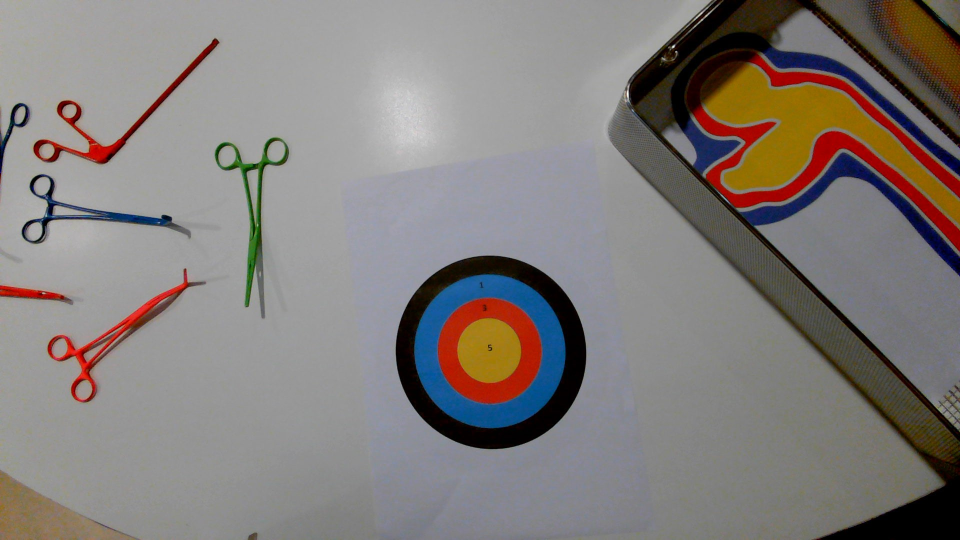
#> input picture Python/Robotica-Vision/Images/bulls-eye.jpg, 1920 x 1080 px (shown at 1/2 size)
$ python find_targets.py
#> lines starting #> are read from the running program, lines starting #| are printed output that depends on the picture; after the words box and inside, x2 and y2 are one past the last pixel; in counts of white or black regions, pixels touching at a corner belong together
### Python/Robotica-Vision/Example code/color_filtering.py
import cv2 as cv
import numpy as np


class Color:
    def __init__(self, name, lower_bound, upper_bound):
        self.name = name
        self.lower_bound = lower_bound
        self.upper_bound = upper_bound

    def get_mask(self, hsv_frame):
        return cv.inRange(hsv_frame, self.lower_bound, self.upper_bound)

    def is_color(self, h, s, v):
        upper = self.upper_bound
        lower = self.lower_bound
        if upper[0] > h > lower[0] and upper[1] > s > lower[1] and upper[2] > v > lower[2]:
            return True
        else:
            return False


# Predefined colors with their HSV ranges
colors = {
    "red": Color("red", np.array([0, 200, 0]), np.array([20, 255, 255])),
    "green": Color("green", np.array([40, 0, 0]), np.array([70, 255, 255])),
    "blue": Color("blue", np.array([90, 50, 50]), np.array([140, 255, 255])),
    "pink": Color("pink", np.array([165, 0, 0]), np.array([180, 255, 255])),
}

# List of primary and intermediate colors
primary_colors = [
    'red', 'green', 'blue', 'pink'
]


# Function to display each color mask in a separate window
# [59 lines left out: functions display_individual_colors, display_all_colors, not called in this run]

# Display individual colors
# display_individual_colors()

# Display all colors in one image
#display_all_colors()

# cv.destroyAllWindows()

### Python/Robotica-Vision/Example code/create_grid_on_frame.py
# create_grid_on_frame.py
import cv2 as cv


# het maken van een grid
def create_grid_on_image(frame, num_cells_width, num_cells_height):
    height, width, _ = frame.shape
    cell_size_width = int(width / num_cells_width)
    cell_size_height = int(height / num_cells_height)
    for i in range(0, num_cells_width):
        cv.line(frame, (i * cell_size_width, 0), (i * cell_size_width, height), (0, 0, 0), 1)
    for i in range(0, num_cells_height):
        cv.line(frame, (0, i * cell_size_height), (width, i * cell_size_height), (0, 0, 0), 1)

    return frame

### Python/Robotica-Vision/Example code/find_targets.py
import cv2 as cv
import numpy as np

from color_filtering import Color
from create_grid_on_frame import create_grid_on_image

width_img = 1080
height_img = 720
location_bullseye_cells = []


# Functie om te controleren of een contour ellipsvormig is
def is_ellipse(contour, min_aspect_ratio=0.5):
    if len(contour) < 5:
        return False, (0, 0)
    ellipse = cv.fitEllipse(contour)
    (x, y), (MA, ma), angle = ellipse
    aspect_ratio = min(MA, ma) / max(MA, ma)
    return aspect_ratio >= min_aspect_ratio, (int(x), int(y))


def find_bulls_eyes(inv_contours, gray_img, hsv_img, img):
    result = []
    for contour in inv_contours:
        is_ellipse_flag, center = is_ellipse(contour)
        if is_ellipse_flag:
            ellipse = cv.fitEllipse(contour)
            mask = create_mask(center, gray_img)
            mean = cv.mean(hsv_img, mask=mask)
            result.extend(color_bulls_eye(center, ellipse, mean, img))
    return result


def color_bulls_eye(center, ellipse, mean, img):
    bulls_eye = Color('bulls_eye', np.array([20, 0, 0]), np.array([25, 255, 255]))
    eyes = []
    if bulls_eye.is_color(mean[0], mean[1], mean[2]):
        cv.circle(img, center, 5, (0, 0, 0), -1)
        cv.ellipse(img, ellipse, (0, 255, 0), 2)
        eyes.append(center)
    return eyes


# [7 lines of commented-out code are left out]

def create_mask(center, gray_img):
    # Maak een masker voor de cirkel
    mask = np.zeros(gray_img.shape, dtype=np.uint8)
    cv.circle(mask, center, 5, (255, 255, 255), -1)  # Aangenomen straal van 10 pixels
    return mask


def main():
    # Lees de afbeelding in
    img = cv.imread('../Images/bulls-eye.jpg')
#> img is the input picture: shape (1080, 1920, 3); mean B, G, R 122.3, 125.1, 130.7
    img = cv.resize(img, (width_img, height_img))
#> img: shape (720, 1080, 3)

    # Converteer de afbeelding naar grijswaarden
    gray_img = cv.cvtColor(img, cv.COLOR_BGR2GRAY)

    # Pas een Gaussiaanse vervaging toe
    blurred_img = cv.GaussianBlur(gray_img, (9, 9), 2)

    # Voer een drempelbewerking uit
    ret, thresh_img = cv.threshold(blurred_img, 127, 255, cv.THRESH_BINARY_INV)
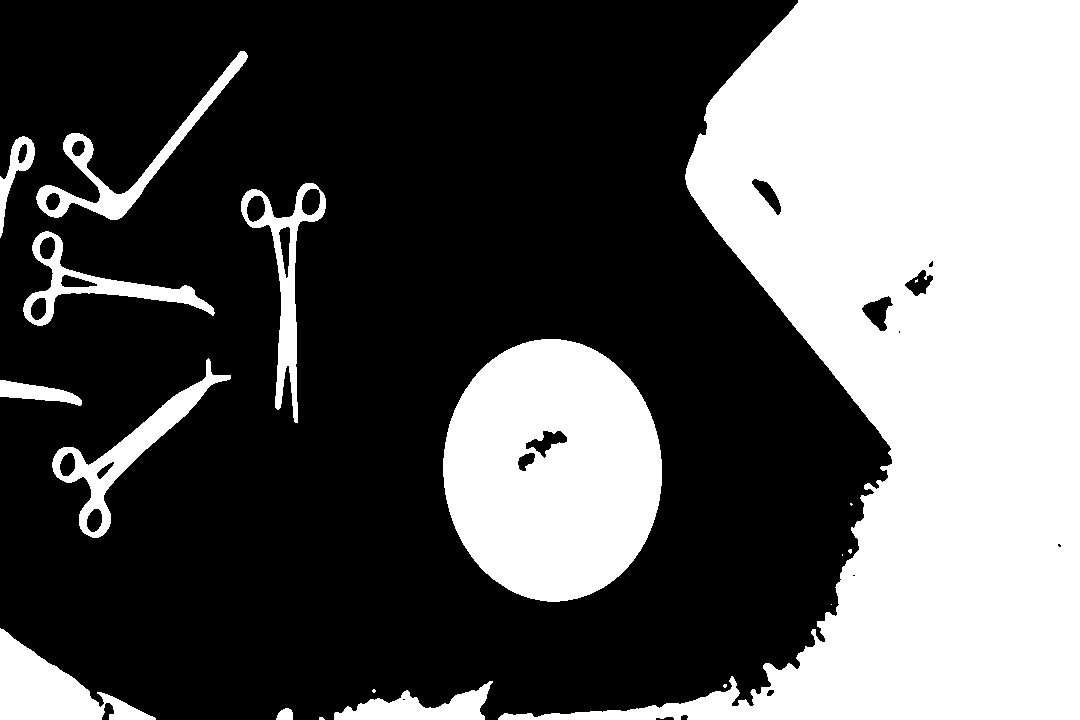
#> thresh_img: shape (720, 1080); 36.8% white; 19 white regions (8 under 20 px)

    # Detecteer contouren in de inverse afbeelding
    contours, _ = cv.findContours(thresh_img, cv.RETR_EXTERNAL, cv.CHAIN_APPROX_SIMPLE)
#> contours = 18 contours, 7 with area under 20; largest, box (x1, y1, x2, y2) and area: (498, 0, 1080, 720) 212196, (443, 339, 662, 602) 44800, (0, 628, 156, 720) 6161, (52, 358, 231, 538) 5577, (241, 183, 326, 423) 5080

    hsv_img = cv.cvtColor(img, cv.COLOR_BGR2HSV)
#> hsv_img: shape (720, 1080, 3); mean H, S, V 51.5, 47.2, 136.3
    bulls_eyes = find_bulls_eyes(contours, gray_img, hsv_img, img)
#> the loop in find_bulls_eyes, `for contour in inv_contours:` made 18 passes
#> (x in is_ellipse, y in is_ellipse, MA in is_ellipse, ma in is_ellipse, angle in is_ellipse, aspect_ratio in is_ellipse, is_ellipse_flag) on passes 2, 3, 4, 9, 12, 13, 14: (284.3, 717.8, 15.12, 20.66, 29.76, 0.732, True), (373.5, 690.5, 3.16, 3.16, 0, 1, True), (724.6, 685.4, 3.06, 3.76, 45, 0.814, True), (849.7, 550.8, 3.48, 4.6, 16.71, 0.757, True), (148.3, 453, 121.6, 188.5, 53.34, 0.645, True), (552.2, 469.8, 217.8, 261.9, 177.5, 0.832, True), (135.6, 346.2, 142.1, 253, 127.9, 0.562, True)
#> pass 2, in find_bulls_eyes, `mask = create_mask(center, gray_img)`:
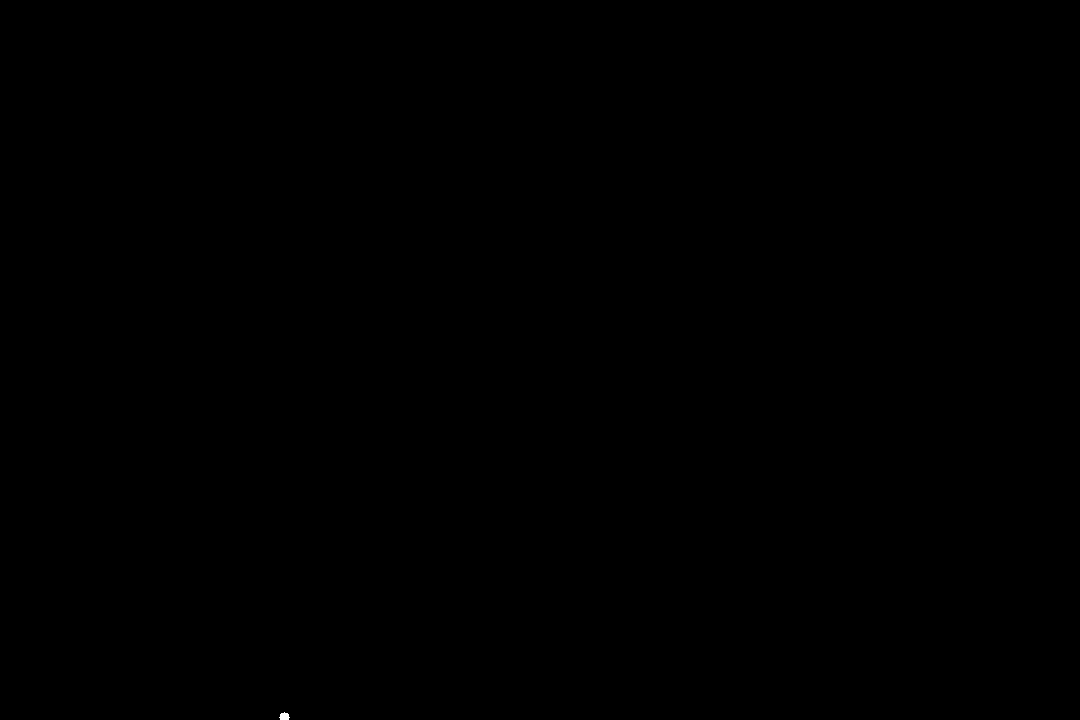
#> mask: shape (720, 1080); 0.01% white; 1 white region, box (x1, y1, x2, y2) and area: (279, 712, 290, 720) 64
#> after the loop in find_bulls_eyes, `for contour in inv_contours:`: result = [(552, 469)]
#> bulls_eyes = [(552, 469)]

    print('Bull_eyes locations:' + bulls_eyes.__str__())
#| Bull_eyes locations:[(552, 469)]

    # Toon de resultaten
    cv.imshow('Origineel met Ellipsen', img)
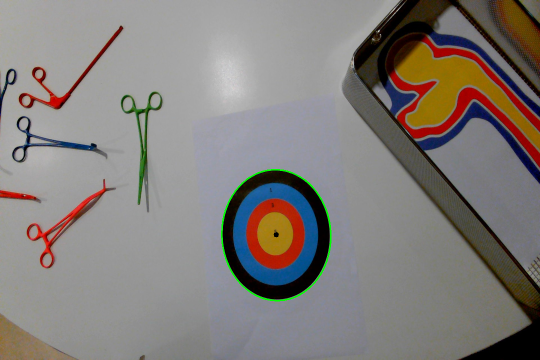
#> window 'Origineel met Ellipsen': shape (720, 1080, 3) (shown at 1/2 size); mean B, G, R 121.9, 125.3, 130.3
    # round omdat je int nodig hebt bij create_grid_on_image
    cv.imshow("grid", create_grid_on_image(img, round(width_img / 2), round(height_img / 2)))
#> after the loop in create_grid_on_image, `for i in range(0, num_cells_width):`:
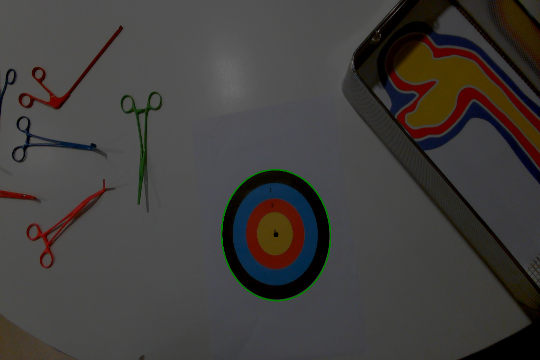
#> frame: shape (720, 1080, 3) (shown at 1/2 size); mean B, G, R 60.9, 62.7, 65.1
#> after the loop in create_grid_on_image, `for i in range(0, num_cells_height):`:
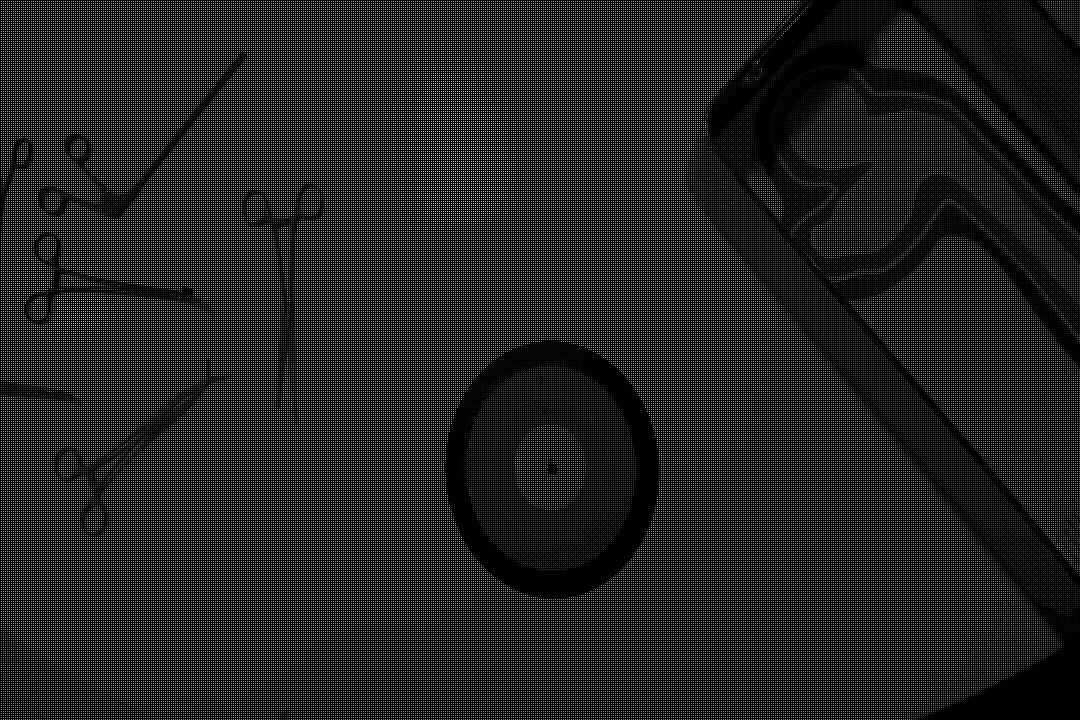
#> frame: shape (720, 1080, 3); mean B, G, R 30.5, 31.3, 32.6
    cv.waitKey(0)
    cv.destroyAllWindows()


if __name__ == '__main__':
    main()

$ run again, with Python/Robotica-Vision/Images/WIN_20240528_11_01_51_Pro.jpg copied over Python/Robotica-Vision/Images/bulls-eye.jpg
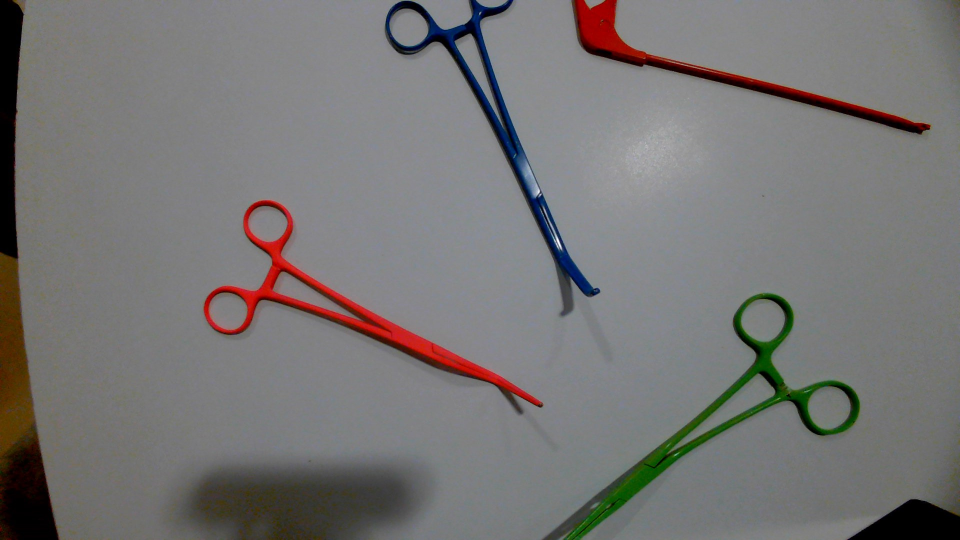
#> input picture Python/Robotica-Vision/Images/WIN_20240528_11_01_51_Pro.jpg, 1920 x 1080 px (shown at 1/2 size)
#> in main, img is the input picture: shape (1080, 1920, 3); mean B, G, R 116.2, 116.8, 118.5
#> img: shape (720, 1080, 3)
#> in main, `ret, thresh_img = cv.threshold(blurred_img, 127, 255, cv.THRESH_BINARY..`:
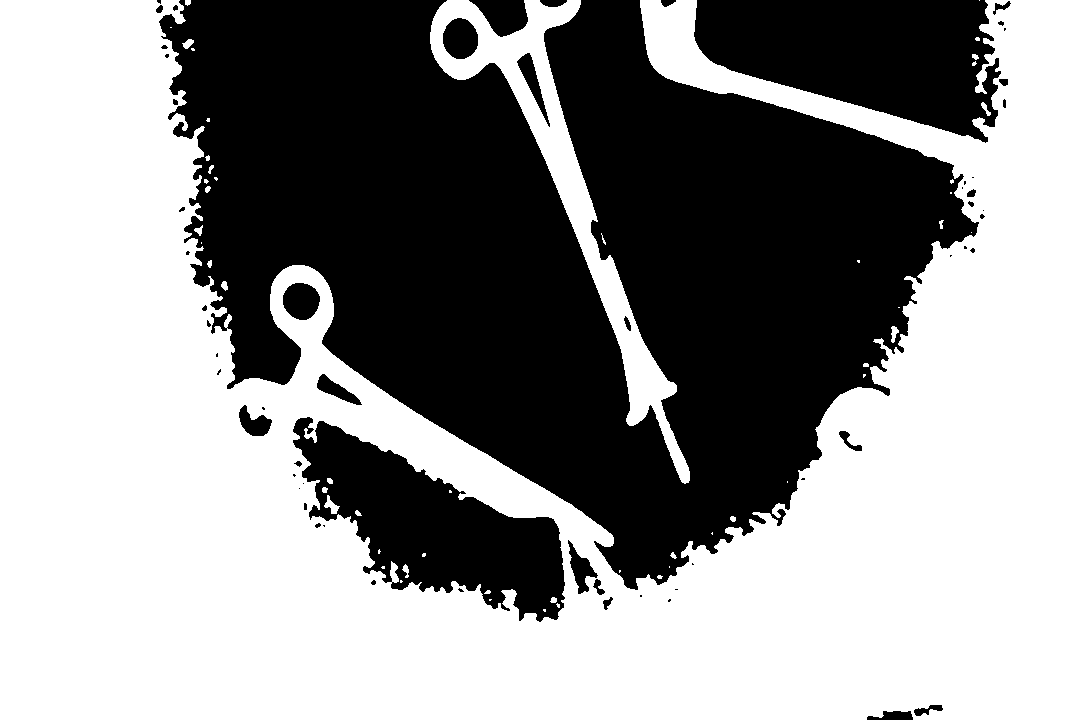
#> thresh_img: shape (720, 1080); 56.9% white; 60 black regions (28 under 20 px)
#> contours = 38 contours, 27 with area under 20; largest, box (x1, y1, x2, y2) and area: (0, 0, 1080, 720) 450586, (430, 0, 690, 484) 18446, (891, 326, 899, 343) 62, (182, 39, 194, 49) 57, (981, 102, 991, 116) 41
#> hsv_img: shape (720, 1080, 3); mean H, S, V 76.9, 26.3, 122.6
#> the loop in find_bulls_eyes, `for contour in inv_contours:` made 38 passes
#> (x in is_ellipse, y in is_ellipse, MA in is_ellipse, ma in is_ellipse, angle in is_ellipse, aspect_ratio in is_ellipse, is_ellipse_flag) on passes 1, 4, 6, 9, 12, 13, 14: (659.3, 576.6, 3.48, 4.91, 93.01, 0.709, True), (673, 555.1, 4.4, 6.73, 139.5, 0.654, True), (732.6, 518.5, 5.01, 5.94, 123.3, 0.843, True), (865.5, 365, 4.77, 5.51, 90, 0.866, True), (224, 285.7, 6, 9.68, 175.5, 0.62, True), (858.2, 260.8, 2.26, 2.92, 135, 0.775, True), (209.5, 263.4, 4.58, 6.99, 14.96, 0.655, True)
#> after the loop in find_bulls_eyes, `for contour in inv_contours:`: result = [(198, 229)]
#| Bull_eyes locations:[(198, 229)]
#> after the loop in create_grid_on_image, `for i in range(0, num_cells_height):`:
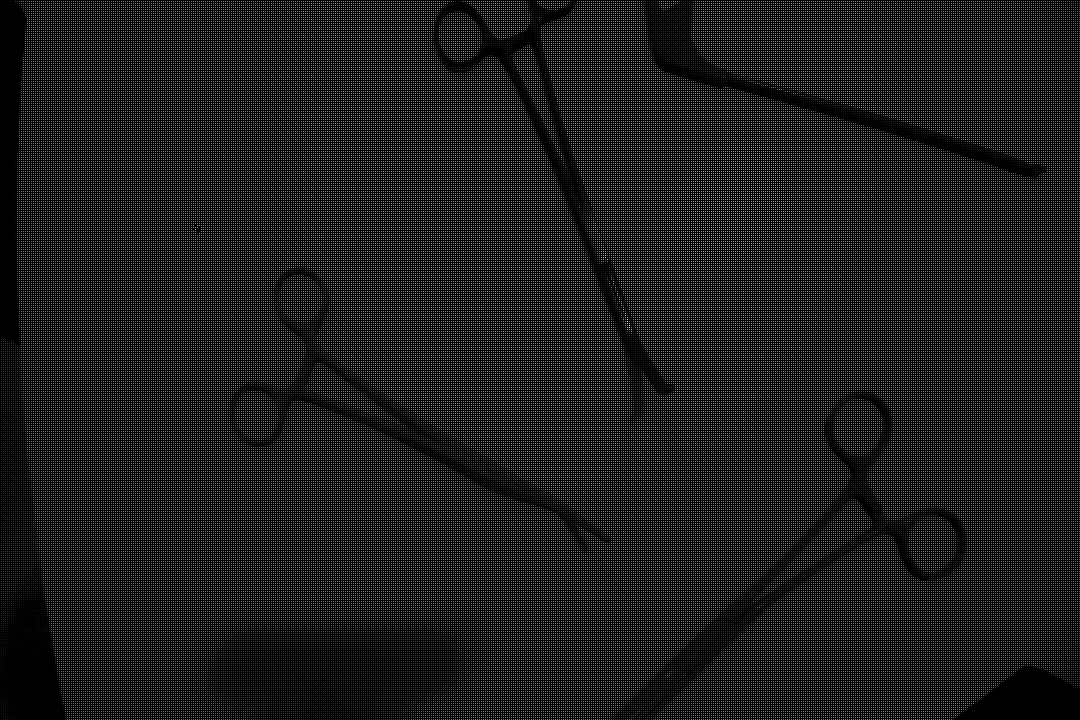
#> frame: shape (720, 1080, 3); mean B, G, R 29, 29.2, 29.6
